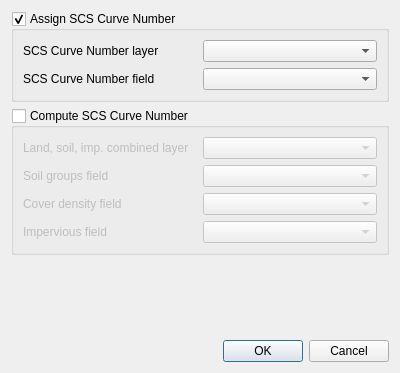
<?xml version="1.0" encoding="UTF-8"?>
<ui version="4.0">
 <class>compute_scs</class>
 <widget class="QDialog" name="compute_scs">
  <property name="geometry">
   <rect>
    <x>0</x>
    <y>0</y>
    <width>400</width>
    <height>373</height>
   </rect>
  </property>
  <property name="windowTitle">
   <string>Compute SCS Curve Number</string>
  </property>
  <layout class="QGridLayout" name="gridLayout">
   <item row="3" column="0">
    <widget class="QDialogButtonBox" name="buttonBox">
     <property name="orientation">
      <enum>Qt::Horizontal</enum>
     </property>
     <property name="standardButtons">
      <set>QDialogButtonBox::Cancel|QDialogButtonBox::Ok</set>
     </property>
    </widget>
   </item>
   <item row="1" column="0">
    <widget class="QGroupBox" name="multi_grp">
     <property name="title">
      <string>Compute SCS Curve Number</string>
     </property>
     <property name="checkable">
      <bool>true</bool>
     </property>
     <property name="checked">
      <bool>false</bool>
     </property>
     <layout class="QGridLayout" name="gridLayout_3">
      <item row="0" column="0">
       <widget class="QLabel" name="label_3">
        <property name="text">
         <string>Land, soil, imp. combined layer</string>
        </property>
       </widget>
      </item>
      <item row="1" column="0">
       <widget class="QLabel" name="label_4">
        <property name="text">
         <string>Soil groups field</string>
        </property>
       </widget>
      </item>
      <item row="2" column="0">
       <widget class="QLabel" name="label_5">
        <property name="text">
         <string>Cover density field</string>
        </property>
       </widget>
      </item>
      <item row="0" column="1">
       <widget class="QComboBox" name="multi_lyr_cbo"/>
      </item>
      <item row="3" column="0">
       <widget class="QLabel" name="label_6">
        <property name="text">
         <string>Impervious field</string>
        </property>
       </widget>
      </item>
      <item row="1" column="1">
       <widget class="QComboBox" name="landsoil_cbo"/>
      </item>
      <item row="2" column="1">
       <widget class="QComboBox" name="cd_cbo"/>
      </item>
      <item row="3" column="1">
       <widget class="QComboBox" name="imp_cbo"/>
      </item>
     </layout>
    </widget>
   </item>
   <item row="0" column="0">
    <widget class="QGroupBox" name="single_grp">
     <property name="title">
      <string>Assign SCS Curve Number</string>
     </property>
     <property name="checkable">
      <bool>true</bool>
     </property>
     <layout class="QGridLayout" name="gridLayout_2">
      <item row="0" column="1">
       <widget class="QComboBox" name="single_lyr_cbo"/>
      </item>
      <item row="0" column="0">
       <widget class="QLabel" name="label">
        <property name="text">
         <string>SCS Curve Number layer</string>
        </property>
       </widget>
      </item>
      <item row="1" column="0">
       <widget class="QLabel" name="label_2">
        <property name="text">
         <string>SCS Curve Number field</string>
        </property>
       </widget>
      </item>
      <item row="1" column="1">
       <widget class="QComboBox" name="cn_cbo"/>
      </item>
     </layout>
    </widget>
   </item>
   <item row="2" column="0">
    <spacer name="verticalSpacer">
     <property name="orientation">
      <enum>Qt::Vertical</enum>
     </property>
     <property name="sizeHint" stdset="0">
      <size>
       <width>20</width>
       <height>40</height>
      </size>
     </property>
    </spacer>
   </item>
  </layout>
 </widget>
 <resources/>
 <connections>
  <connection>
   <sender>buttonBox</sender>
   <signal>accepted()</signal>
   <receiver>compute_scs</receiver>
   <slot>accept()</slot>
   <hints>
    <hint type="sourcelabel">
     <x>248</x>
     <y>254</y>
    </hint>
    <hint type="destinationlabel">
     <x>157</x>
     <y>274</y>
    </hint>
   </hints>
  </connection>
  <connection>
   <sender>buttonBox</sender>
   <signal>rejected()</signal>
   <receiver>compute_scs</receiver>
   <slot>reject()</slot>
   <hints>
    <hint type="sourcelabel">
     <x>316</x>
     <y>260</y>
    </hint>
    <hint type="destinationlabel">
     <x>286</x>
     <y>274</y>
    </hint>
   </hints>
  </connection>
 </connections>
</ui>
